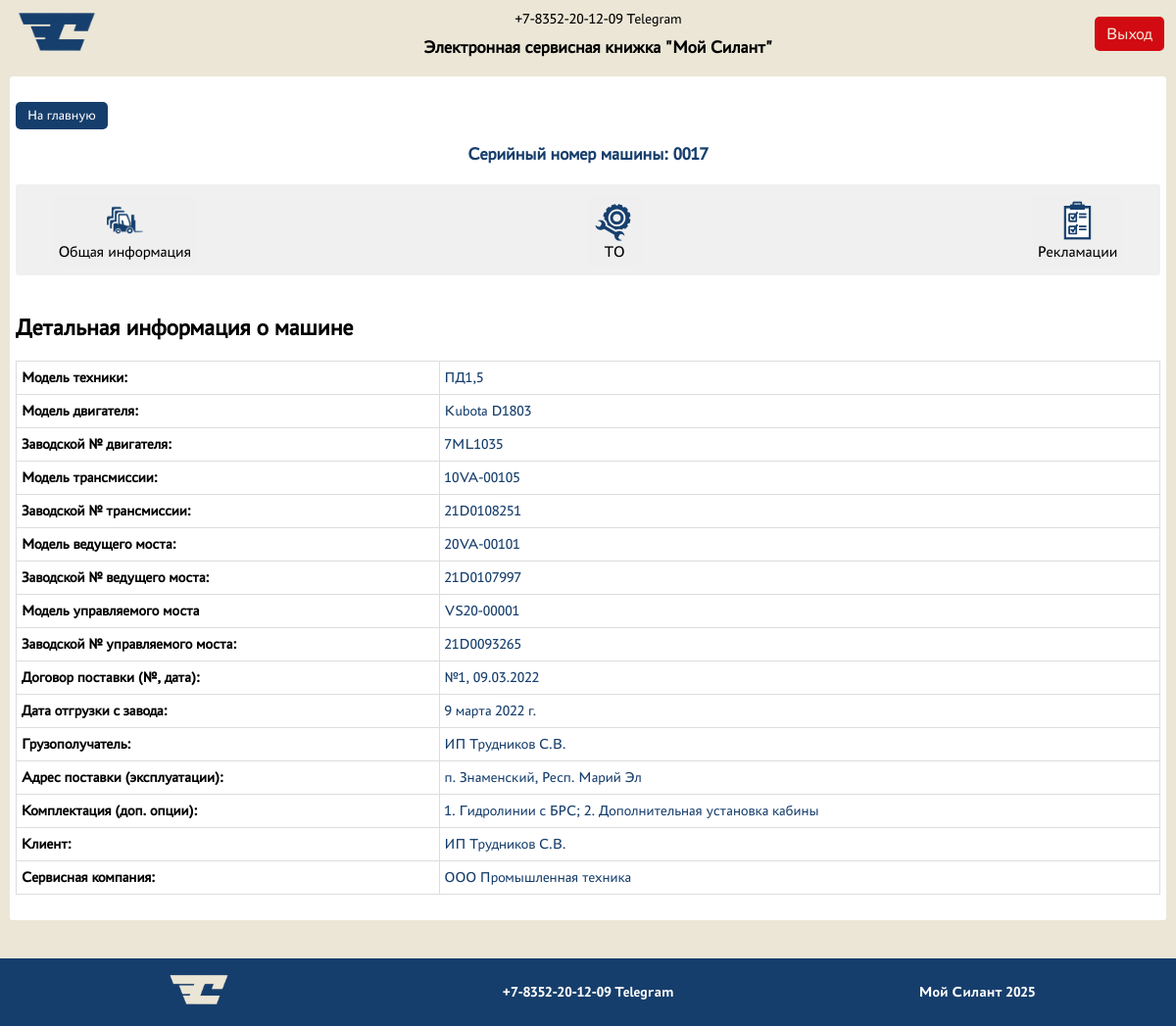
/machine/1/ (signed in), run on the app's committed database.
### silant_app/models.py (models this page shows, shortened)
class Machine(models.Model):
    serial_number = models.CharField(unique=True, max_length=255, verbose_name="Заводской № машины")
    technic_model = models.ForeignKey(TechnicModel, on_delete=models.CASCADE, verbose_name="Модель техники")
    engine_model = models.ForeignKey(EngineModel, on_delete=models.CASCADE, verbose_name="Модель двигателя")
    engine_number = models.CharField(max_length=255, verbose_name="Заводской № двигателя")
    transmission_model = models.ForeignKey(TransmissionModel, on_delete=models.CASCADE, verbose_name="Модель трансмиссии")
    transmission_number = models.CharField(max_length=255, verbose_name="Заводской № трансмиссии")
    driving_axle_model = models.ForeignKey(DrivingAxleModel, on_delete=models.CASCADE, verbose_name="Модель ведущего моста")
    driving_axle_number = models.CharField(max_length=255, verbose_name="Заводской № ведущего моста")
    steer_axle_model = models.ForeignKey(SteerAxleModel, on_delete=models.CASCADE, verbose_name="Модель управляемого моста")
    steer_axle_number = models.CharField(max_length=255, verbose_name="Заводской № управляемого моста")
    delivery_contract = models.CharField(max_length=255, verbose_name="Договор поставки (№, дата)")
    shipment_date = models.DateField(verbose_name="Дата отгрузки с завода")
    recipient = models.CharField(max_length=255, verbose_name="Грузополучатель (конечный потребитель)")
    delivery_address = models.CharField(max_length=255, verbose_name="Адрес поставки (эксплуатации)")
    configuration = models.TextField(max_length=80, default="Стандарт", verbose_name="Комплектация (доп. опции)")
    client = models.ForeignKey(Client, on_delete=models.CASCADE, verbose_name="Клиент")
    service_company = models.ForeignKey(ServiceCompany, on_delete=models.CASCADE, verbose_name="Сервисная компания")

class TechnicModel(models.Model):
    name = models.CharField(max_length=255, verbose_name="Модель техники")
    description = models.TextField(blank=True, verbose_name="Описание")

class EngineModel(models.Model):
    name = models.CharField(max_length=255, verbose_name="Модель двигателя")
    description = models.TextField(blank=True, verbose_name="Описание")

class TransmissionModel(models.Model):
    name = models.CharField(max_length=255, verbose_name="Модель трансмиссии")
    description = models.TextField(blank=True, verbose_name="Описание")

class DrivingAxleModel(models.Model):
    name = models.CharField(max_length=255, verbose_name="Модель ведущего моста")
    description = models.TextField(blank=True, verbose_name="Описание")

class SteerAxleModel(models.Model):
    name = models.CharField(max_length=255, verbose_name="Модель управляемого моста")
    description = models.TextField(blank=True, verbose_name="Описание")

class Client(models.Model):
    name = models.CharField(max_length=255, verbose_name="Имя клиента")
    description = models.TextField(default="Клиент", verbose_name="Описание")
    user = models.OneToOneField(User, on_delete=models.CASCADE, verbose_name="Пользователь")

class ServiceCompany(models.Model):
    name = models.CharField(max_length=255, verbose_name="Сервисная компания")
    description = models.TextField(default="Сервисная компания", verbose_name="Описание")
    user = models.OneToOneField(User, on_delete=models.CASCADE, verbose_name="Пользователь")

### silant_app/views.py (the view)
# urls.py: path('machine/<int:pk>/', MachineDetailView.as_view(), name='machine-detail'),
class MachineDetailView(LoginRequiredMixin, DetailView):
    model = Machine
    template_name = 'machine/machine_detail.html'
    context_object_name = 'machine'

### templates/machine/machine_detail.html (shortened to what this page needs)
{% extends 'default.html' %}
{% block content %}
{% load static %}
<link rel = "stylesheet" href="{% static 'css/main_detail.css' %}">
    <div>
        <div class="container-details">
            <div class="back-cont">
                <a href="/" class="btn-back">На главную</a>
            </div>
            <div class="details-header">
                <h2 class='details-title'>Серийный номер машины: {{ machine.serial_number }}</h2>
            </div>
            <div class="profile-content">
                <div class="navigation-links">
                    <button class="tablinks" onclick="openTable(event, 'Справка')">
                        <img src="{% static 'media/machine.png' %}" alt="Машины">
                        <span>Общая информация</span>
                    </button>
                    <button class="tablinks" onclick="openTable(event, 'ТО')">
                        <img src="{% static 'media/to.png' %}" alt="ТО">
                        <span>ТО</span>
                    </button>
                    <button class="tablinks" onclick="openTable(event, 'Рекламации')">
                        <img src="{% static 'media/rec.png' %}" alt="Рекламации">
                        <span>Рекламации</span>
                    </button>
                </div>
            </div>
            <div id="Справка" class="tabcontent">
                <h2>Детальная информация о машине</h2>
                <table class="details-content">
                    <tr class="details-row">
                        <th class="label">Модель техники:</th>
                        <td class="value"><a href="{% url 'model-detail' machine.technic_model.pk %}">{{ machine.technic_model.name }}</a></td>
                    </tr>
                    <tr class="details-row">
                        <th class="label">Модель двигателя:</th>
                        <td class="value"><a href="{% url 'engine-detail' machine.engine_model.pk %}">{{ machine.engine_model.name }}</a></td>
                    </tr>
                    <tr class="details-row">
                        <th class="label">Заводской № двигателя:</th>
                        <td class="value">{{ machine.engine_number }}</td>
                    </tr>
                    <tr class="details-row">
                        <th class="label">Модель трансмиссии:</th>
                        <td class="value"><a href="{% url 'transmission-detail' machine.transmission_model.pk %}">{{ machine.transmission_model.name }}</a></td>
                    </tr>
                    <tr class="details-row">
                        <th class="label">Заводской № трансмиссии:</th>
                        <td class="value">{{ machine.transmission_number }}</td>
                    </tr>
                    <tr class="details-row">
                        <th class="label">Модель ведущего моста:</th>
                        <td class="value"><a href="{% url 'drivingaxle-detail' machine.driving_axle_model.pk %}">{{ machine.driving_axle_model.name }}</a></td>
                    </tr>
                    <tr class="details-row">
                        <th class="label">Заводской № ведущего моста:</th>
                        <td class="value">{{ machine.driving_axle_number }}</td>
                    </tr>
                    <tr class="details-row">
                        <th class="label">Модель управляемого моста</th>
                        <td class="value"><a href="{% url 'steeraxle-detail' machine.steer_axle_model.pk %}">{{ machine.steer_axle_model.name }}</a></td>
                    </tr>
                    <tr class="details-row">
                        <th class="label">Заводской № управляемого моста:</th>
                        <td class="value">{{ machine.steer_axle_number }}</td>
                    </tr>
                    <tr class="details-row">
                        <th class="label">Договор поставки (№, дата):</th>
                        <td class="value">{{ machine.delivery_contract }}</td>
                    </tr>
                    <tr class="details-row">
                        <th class="label">Дата отгрузки с завода:</th>
                        <td class="value">{{ machine.shipment_date }}</td>
                    </tr>
                    <tr class="details-row">
                        <th class="label">Грузополучатель:</th>
                        <td class="value">{{ machine.recipient }}</td>
                    </tr>
                    <tr class="details-row">
                        <th class="label">Адрес поставки (эксплуатации):</th>
                        <td class="value">{{ machine.delivery_address }}</td>
                    </tr>
                    <tr class="details-row">
                        <th class="label">Комплектация (доп. опции):</th>
                        <td class="value">{{ machine.configuration }}</td>
                    </tr>
                    <tr class="details-row">
                        <th class="label">Клиент:</th>
                        <td class="value"><a href="{% url 'client-detail' machine.client.pk %}">{{ machine.client.name }}</a></td>
                    </tr>
                    <tr class="details-row">
                        <th class="label">Сервисная компания:</th>
                        <td class="value"><a href="{% url 'servicecompany-detail' machine.service_company.pk %}">{{ machine.service_company.name }}</a></td>
                    </tr>
                </table>
            </div>
        </div>
    </div>
{% endblock %}

### static/css/index.css (style rules this page uses)
body { background-color: #EBE6D6; margin: 0; padding: 0; padding-bottom: 100px; font-family: PT-Astra; }
.profile-content { display: block; padding: 10px; background-color: rgb(240, 240, 240); border-radius: 3px; justify-items: center; }
.navigation-links { display: flex; align-items: center; justify-content: space-between; align-self: center; width: 80%; flex-wrap: wrap; gap: 15px; }
.navigation-links img { height: 60px; max-width: 100%; }
.navigation-links a, .navigation-links button { display: flex; align-items: center; text-decoration: none; color: black; font-family: PT-Astra; font-size: medium; border-width: 0; border-radius: 5px; padding: 5px; flex-direction: column; text-align: center; }
@media screen and (max-width: 1600px) { .navigation-links { width: 90%; } }
@media screen and (max-width: 1600px) { .navigation-links img { height: 50px; } }
@media screen and (max-width: 1400px) { .navigation-links { width: 95%; gap: 10px; } }
@media screen and (max-width: 1400px) { .navigation-links img { height: 45px; } }

### static/css/main_detail.css (style rules this page uses)
.details-header { display: flex; align-items: center; justify-content: space-between; flex-wrap: wrap; gap: 15px; }
.details-title { color: #163E6C; margin: 0; }
.back-cont { margin-top: 20px; margin-bottom: 15px; }
.profile-content { margin-top: 20px; }
.btn-details, .btn-back { font-family: PT-Astra; font-size: 16px; padding: 8px 16px; background: #163E6C; border: none; border-radius: 5px; cursor: pointer; color: white; text-decoration: none; display: inline-block; text-align: center; }
.details-content { width: 100%; border-collapse: collapse; margin-top: 20px; }
.details-content th, .details-content td { padding: 8px 5px; text-align: left; border: 1px solid #ddd; }
.details-row { font-size: 18px; }
.value { color: #163E6C; }
.value a { color: #163E6C; text-decoration: none; cursor: pointer; }
.tabcontent { display: none; padding: 20px 0; }
@media screen and (max-width: 1600px) { .details-header { gap: 10px; } }
@media screen and (max-width: 1600px) { .details-title { font-size: 20px; } }
@media screen and (max-width: 1600px) { .btn-details, .btn-back { font-size: 15px; padding: 7px 14px; } }
@media screen and (max-width: 1600px) { .details-row { font-size: 16px; } }
@media screen and (max-width: 1400px) { .details-header { justify-content: space-around; } }
@media screen and (max-width: 1400px) { .details-title { font-size: 18px; text-align: center; flex-basis: 100%; } }
@media screen and (max-width: 1400px) { .btn-details, .btn-back { font-size: 14px; padding: 6px 12px; } }
@media screen and (max-width: 1400px) { .details-row { font-size: 15px; } }

### data on the page
Machine: serial_number "0017", technic_model.name "ПД1,5", engine_model.name "Kubota D1803", engine_number "7ML1035", transmission_model.name "10VA-00105", transmission_number "21D0108251", driving_axle_model.name "20VA-00101", driving_axle_number "21D0107997", steer_axle_model.name "VS20-00001", steer_axle_number "21D0093265", delivery_contract "№1, 09.03.2022", shipment_date "9 марта 2022 г.", recipient "ИП Трудников С.В.", delivery_address "п. Знаменский, Респ. Марий Эл", configuration "1. Гидролинии с БРС; 2. Дополнительная установка кабины", client.name "ИП Трудников С.В.", service_company.name "ООО Промышленная техника"
